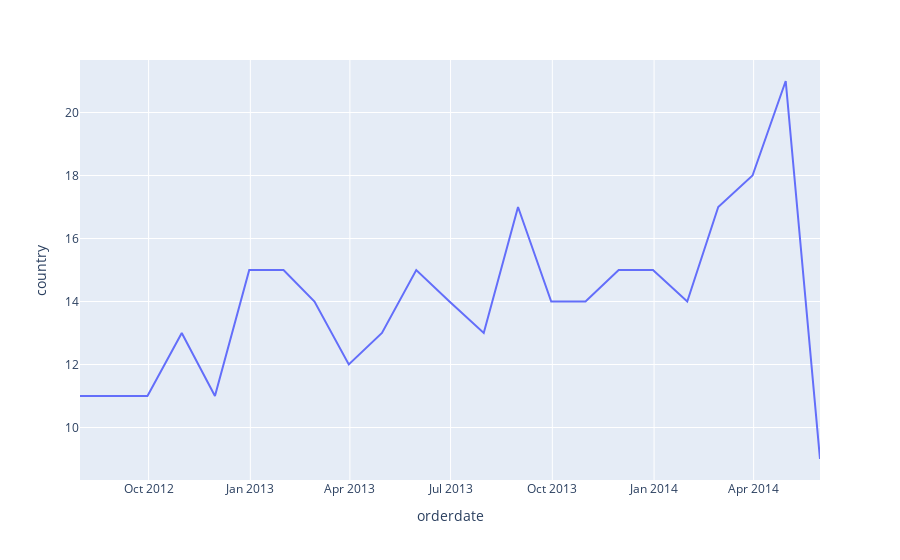

Source (notebook cell):
### Code cell
px.line(data_frame=date_country,y='country')

### Figure 1 — Plotly figure (JSON) as saved in the notebook; plotly's stock layout.template omitted (floating-point values rounded to 4 significant figures)
{"data": [{"hovertemplate": "orderdate=%{x}<br>country=%{y}<extra></extra>", "legendgroup": "", "line": {"color": "#636efa", "dash": "solid"}, "marker": {"symbol": "circle"}, "mode": "lines", "name": "", "orientation": "v", "showlegend": false, "type": "scatter", "x": ["2012-07-31T00:00:00.000000000", "2012-08-31T00:00:00.000000000", "2012-09-30T00:00:00.000000000", "2012-10-31T00:00:00.000000000", "2012-11-30T00:00:00.000000000", "2012-12-31T00:00:00.000000000", "2013-01-31T00:00:00.000000000", "2013-02-28T00:00:00.000000000", "2013-03-31T00:00:00.000000000", "2013-04-30T00:00:00.000000000", "2013-05-31T00:00:00.000000000", "2013-06-30T00:00:00.000000000", "2013-07-31T00:00:00.000000000", "2013-08-31T00:00:00.000000000", "2013-09-30T00:00:00.000000000", "2013-10-31T00:00:00.000000000", "2013-11-30T00:00:00.000000000", "2013-12-31T00:00:00.000000000", "2014-01-31T00:00:00.000000000", "2014-02-28T00:00:00.000000000", "2014-03-31T00:00:00.000000000", "2014-04-30T00:00:00.000000000", "2014-05-31T00:00:00.000000000"], "xaxis": "x", "y": [11, 11, 11, 13, 11, 15, 15, 14, 12, 13, 15, 14, 13, 17, 14, 14, 15, 15, 14, 17, 18, 21, 9], "yaxis": "y"}], "layout": {"legend": {"tracegroupgap": 0}, "margin": {"t": 60}, "xaxis": {"anchor": "y", "domain": [0, 1], "title": {"text": "orderdate"}}, "yaxis": {"anchor": "x", "domain": [0, 1], "title": {"text": "country"}}}}
